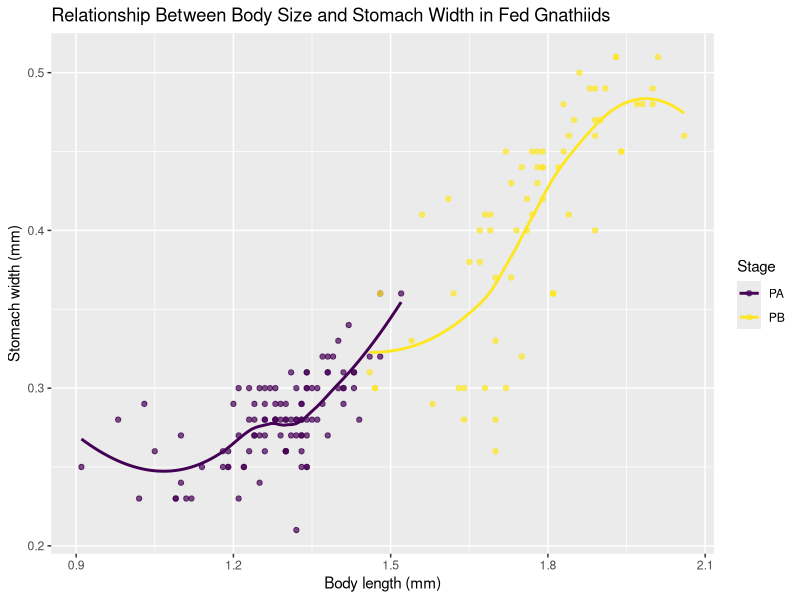

This figure's R source:
## ---- chunk 1
#| message: false
#| warning: false
#| echo: false


library(tidyverse)
library(ggplot2)

fed <- read_csv("data/Fed_gnathiids.csv") |>
  mutate(
    Stage  = factor(Stage, levels = c("PA", "PB"), ordered = TRUE),
    Temp_C = factor(Temp_C)
  )

ggplot(fed,
       aes(x = Body_length_mm,
           y = Stomach_width_mm,
           colour = Stage)) +
  geom_point(alpha = 0.7) +
  geom_smooth(se = FALSE) +
  labs(
    title = "Relationship Between Body Size and Stomach Width in Fed Gnathiids",
    x = "Body length (mm)",
    y = "Stomach width (mm)",
    colour = "Stage"
  )

## ---- chunk 2
#| echo: false
2 * 2
